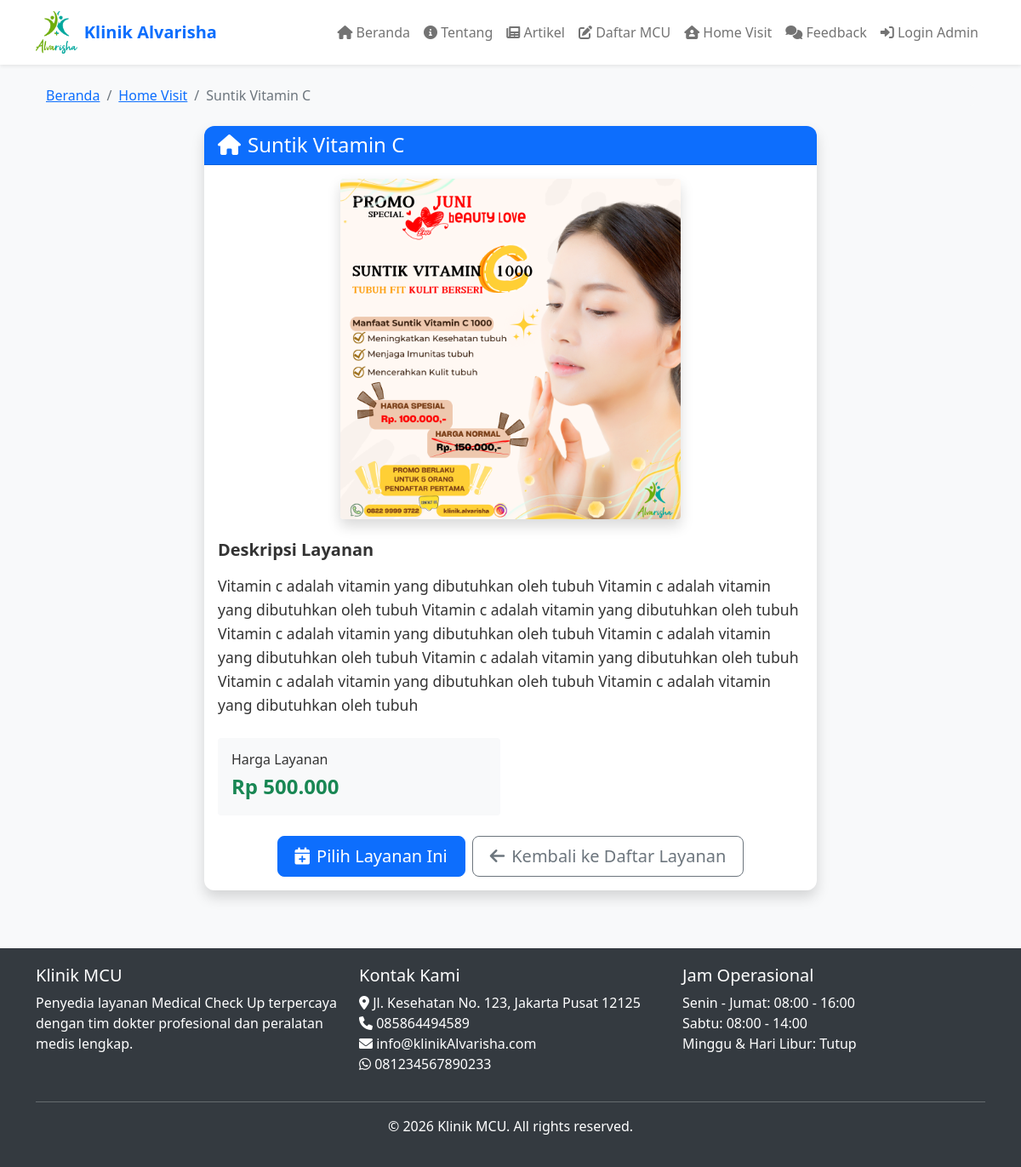
/frontend/home-visit-detail.php?id=1, run on the app's committed database.
### tables this page shows
CREATE TABLE `pengaturan` (
  `id` int(11) NOT NULL,
  `nama_klinik` varchar(100) DEFAULT NULL,
  `alamat` text DEFAULT NULL,
  `telepon` varchar(20) DEFAULT NULL,
  `email` varchar(100) DEFAULT NULL,
  `whatsapp` varchar(20) DEFAULT NULL,
  `logo` varchar(255) DEFAULT NULL,
  `tentang` text DEFAULT NULL,
  `created_at` timestamp NOT NULL DEFAULT current_timestamp(),
  `hero_image` varchar(255) DEFAULT NULL
);

CREATE TABLE `home_visit_setting` (
  `id_setting` int(11) NOT NULL,
  `judul_layanan` varchar(100) NOT NULL,
  `deskripsi` text DEFAULT NULL,
  `harga` decimal(12,2) NOT NULL,
  `gambar` varchar(255) NOT NULL,
  `status` enum('aktif','nonaktif') DEFAULT 'aktif',
  `created_at` timestamp NOT NULL DEFAULT current_timestamp(),
  `updated_at` timestamp NOT NULL DEFAULT current_timestamp() ON UPDATE current_timestamp()
);

### includes/functions.php (called while the page is built, shortened)
<?php
require_once __DIR__ . '/../config/database.php';
function getSetting($key)
{
    global $conn;
    $query = "SELECT $key FROM pengaturan LIMIT 1";
    $result = mysqli_query($conn, $query);
    $row = mysqli_fetch_assoc($result);
    return $row[$key] ?? '';
}

### frontend/home-visit-detail.php (the view, shortened to what this page needs)
<?php
require_once __DIR__ . '/../includes/header.php';
$id_setting = isset($_GET['id']) ? (int)$_GET['id'] : 0;
$query = "SELECT * FROM home_visit_setting WHERE id_setting = $id_setting AND status = 'aktif'";
$result = mysqli_query($conn, $query);
$service = mysqli_fetch_assoc($result);
?>
<div class="container">
    <nav aria-label="breadcrumb" class="mb-4">
        <ol class="breadcrumb">
            <li class="breadcrumb-item"><a href="index.php">Beranda</a></li>
            <li class="breadcrumb-item"><a href="home-visit.php">Home Visit</a></li>
            <li class="breadcrumb-item active"><?php echo htmlspecialchars($service['judul_layanan']); ?></li>
        </ol>
    </nav>
    <div class="row">
        <div class="col-lg-8 mx-auto">
            <div class="card shadow">
                <div class="card-header bg-primary text-white">
                    <h4 class="mb-0">
                        <i class="fas fa-home me-2"></i><?php echo htmlspecialchars($service['judul_layanan']); ?>
                    </h4>
                </div>
                <div class="card-body">
                    <div class="text-center mb-4">
                        <?php if ($service['gambar']): ?>
                            <img src="<?php echo ASSETS_URL . '/' . $service['gambar']; ?>"
                                class="img-fluid rounded shadow"
                                alt="<?php echo htmlspecialchars($service['judul_layanan']); ?>"
                                style="max-height: 400px; width: auto;">
                        <?php endif; ?>
                    </div>
                    <div class="mb-4">
                        <h5 class="fw-bold mb-3">Deskripsi Layanan</h5>
                        <div class="service-description">
                            <?php echo nl2br(htmlspecialchars($service['deskripsi'])); ?>
                        </div>
                    </div>
                    <div class="row align-items-center mb-4">
                        <div class="col-md-6">
                            <div class="bg-light p-3 rounded">
                                <h6 class="mb-1">Harga Layanan</h6>
                                <p class="text-success fw-bold fs-4 mb-0">
                                    Rp <?php echo number_format($service['harga'], 0, ',', '.'); ?>
                                </p>
                            </div>
                        </div>
                    </div>
                    <div class="d-grid gap-2 d-md-flex justify-content-md-center">
                        <button type="button" class="btn btn-primary btn-lg select-service"
                            data-id="<?php echo $service['id_setting']; ?>"
                            data-title="<?php echo htmlspecialchars($service['judul_layanan']); ?>"
                            data-price="<?php echo $service['harga']; ?>">
                            <i class="fas fa-calendar-plus me-2"></i>Pilih Layanan Ini
                        </button>
                        <a href="home-visit.php" class="btn btn-outline-secondary btn-lg">
                            <i class="fas fa-arrow-left me-2"></i>Kembali ke Daftar Layanan
                        </a>
                    </div>
                </div>
            </div>
        </div>
    </div>
</div>
<?php require_once __DIR__ . '/../includes/footer.php'; ?>

### includes/header.php (shortened to what this page needs)
<?php
require_once __DIR__ . '/functions.php';
?>
<!DOCTYPE html>
<html lang="id">
<head>
    <link href="https://cdn.jsdelivr.net/npm/bootstrap@5.1.3/dist/css/bootstrap.min.css" rel="stylesheet">
    <link rel="stylesheet" href="https://cdnjs.cloudflare.com/ajax/libs/font-awesome/6.0.0/css/all.min.css">
    <link rel="stylesheet" href="https://cdn.datatables.net/1.11.5/css/dataTables.bootstrap5.min.css">
    <link href="<?php echo ASSETS_URL; ?>/css/style.css" rel="stylesheet">
</head>
<body>
    <nav class="navbar navbar-expand-lg navbar-light bg-white shadow-sm">
        <div class="container">
            <a class="navbar-brand d-flex align-items-center" href="<?php echo BASE_URL; ?>">
                <?php
                $logo = getSetting('logo');
                $logo_src = $logo ? ASSETS_URL . '/' . $logo : ASSETS_URL . '/images/logo.png';
                ?>
                <img src="<?php echo $logo_src; ?>" alt="Logo" class="logo me-2">
                <span><?php echo getSetting('nama_klinik') ?: 'Klinik MCU'; ?></span>
            </a>
            <div class="collapse navbar-collapse" id="navbarNav">
                <ul class="navbar-nav ms-auto">
                    <li class="nav-item">
                        <a class="nav-link" href="<?php echo BASE_URL; ?>"><i class="fas fa-home"></i> Beranda</a>
                    </li>
                    <li class="nav-item">
                        <a class="nav-link" href="<?php echo BASE_URL; ?>/tentang.php"><i class="fas fa-info-circle"></i> Tentang</a>
                    </li>
                    <li class="nav-item">
                        <a class="nav-link" href="<?php echo BASE_URL; ?>/artikel.php"><i class="fas fa-newspaper"></i> Artikel</a>
                    </li>
                    <li class="nav-item">
                        <a class="nav-link" href="<?php echo BASE_URL; ?>/daftar-mcu.php"><i class="fas fa-edit"></i> Daftar MCU</a>
                    </li>
                    <li class="nav-item">
                        <a class="nav-link" href="<?php echo BASE_URL; ?>/home-visit.php"><i class="fas fa-house-user"></i> Home Visit</a>
                    </li>
                    <li class="nav-item">
                        <a class="nav-link" href="<?php echo BASE_URL; ?>/feedback.php"><i class="fas fa-comments"></i> Feedback</a>
                    </li>
                    <?php if (isset($_SESSION['admin_id'])): ?>
                        <li class="nav-item dropdown">
                            <a class="nav-link dropdown-toggle" href="#" id="navbarDropdown" role="button" data-bs-toggle="dropdown">
                                <i class="fas fa-user"></i> <?php echo $_SESSION['nama_lengkap']; ?>
                            </a>
                            <ul class="dropdown-menu">
                                <li><a class="dropdown-item" href="<?php echo ADMIN_URL; ?>/dashboard.php"><i class="fas fa-tachometer-alt"></i> Dashboard</a></li>
                                <li>
                                    <hr class="dropdown-divider">
                                </li>
                                <li><a class="dropdown-item" href="<?php echo ADMIN_URL; ?>/logout.php"><i class="fas fa-sign-out-alt"></i> Logout</a></li>
                            </ul>
                        </li>
                    <?php else: ?>
                        <li class="nav-item">
                            <a class="nav-link" href="<?php echo ADMIN_URL; ?>/index.php"><i class="fas fa-sign-in-alt"></i> Login Admin</a>
                        </li>
                    <?php endif; ?>
                </ul>
            </div>
        </div>
    </nav>
    <div class="main-content">
        <div class="container mt-4">

### includes/footer.php (shortened to what this page needs)
</div>
</div>
<footer class="mt-5">
    <div class="container">
        <div class="row">
            <div class="col-md-4">
                <h5>Klinik MCU</h5>
                <p>Penyedia layanan Medical Check Up terpercaya dengan tim dokter profesional dan peralatan medis lengkap.</p>
            </div>
            <div class="col-md-4">
                <h5>Kontak Kami</h5>
                <ul class="list-unstyled">
                    <li><i class="fas fa-map-marker-alt"></i> <?php echo getSetting('alamat'); ?></li>
                    <li><i class="fas fa-phone"></i> <?php echo getSetting('telepon'); ?></li>
                    <li><i class="fas fa-envelope"></i> <?php echo getSetting('email'); ?></li>
                    <li><i class="fab fa-whatsapp"></i> <?php echo getSetting('whatsapp'); ?></li>
                </ul>
            </div>
            <div class="col-md-4">
                <h5>Jam Operasional</h5>
                <ul class="list-unstyled">
                    <li>Senin - Jumat: 08:00 - 16:00</li>
                    <li>Sabtu: 08:00 - 14:00</li>
                    <li>Minggu & Hari Libur: Tutup</li>
                </ul>
            </div>
        </div>
        <hr class="bg-light">
        <div class="text-center">
            <p>&copy; <?php echo date('Y'); ?> Klinik MCU. All rights reserved.</p>
        </div>
    </div>
</footer>
</body>
</html>

### assets/css/style.css (style rules this page uses)
:root { --primary-color: #0d6efd; --secondary-color: #6c757d; --success-color: #198754; --danger-color: #dc3545; --warning-color: #ffc107; --info-color: #0dcaf0; --light-color: #f8f9fa; --dark-color: #212529; }
body { font-family: 'Segoe UI', Tahoma, Geneva, Verdana, sans-serif; color: #333; background-color: #f8f9fa; }
.card { border-radius: 10px; box-shadow: 0 2px 10px rgba(0,0,0,0.1); border: none; margin-bottom: 20px; }
.card-header { border-radius: 10px 10px 0 0 !important; font-weight: 600; }
.btn { border-radius: 8px; font-weight: 500; padding: 8px 20px; }
.btn-primary { background-color: var(--primary-color); border-color: var(--primary-color); }
.navbar-brand { font-weight: bold; }

### includes/header.php (style rules this page uses)
:root { --primary-color: #0d6efd; --secondary-color: #6c757d; --success-color: #198754; --danger-color: #dc3545; --warning-color: #ffc107; --info-color: #0dcaf0; }
body { font-family: 'Segoe UI', Tahoma, Geneva, Verdana, sans-serif; background-color: #f8f9fa; min-height: 100vh; display: flex; flex-direction: column; }
.main-content { flex: 1; }
.navbar-brand { font-weight: bold; color: var(--primary-color) !important; }
.card { border-radius: 10px; box-shadow: 0 2px 10px rgba(0, 0, 0, 0.1); margin-bottom: 20px; }
.card-header { border-radius: 10px 10px 0 0 !important; font-weight: 600; }
.btn-primary { background-color: var(--primary-color); border-color: var(--primary-color); }
footer { background-color: #343a40; color: white; padding: 20px 0; }
.logo { max-height: 50px; }

### frontend/home-visit-detail.php (style rules this page uses)
.service-description { line-height: 1.6; font-size: 1.1rem; }
.breadcrumb { background-color: #f8f9fa; border-radius: 0.375rem; }
.card { border: none; border-radius: 0.75rem; }
.card-header { border-radius: 0.75rem 0.75rem 0 0 !important; }

### data on the page
pengaturan: logo (picture), nama_klinik "Klinik Alvarisha", alamat "Jl. Kesehatan No. 123, Jakarta Pusat 12125", telepon "085864494589", email "info@klinikAlvarisha.com", whatsapp "081234567890233"
home_visit_setting: judul_layanan "Suntik Vitamin C", gambar (picture), deskripsi "Vitamin c adalah vitamin yang dibutuhkan oleh tubuh Vitamin c adalah vitamin yang dibutuhkan oleh tubuh Vitamin c adalah vitamin yang dibutuhkan oleh tubuh Vitamin c adalah vitamin yang dibutuhkan oleh tubuh Vitamin c adalah vitamin yang dibutuhkan oleh tubuh Vitamin c adalah vitamin yang dibutuhkan oleh tubuh Vitamin c adalah vitamin yang dibutuhkan oleh tubuh Vitamin c adalah vitamin yang dibutuhkan oleh tubuh", harga "500.000"
